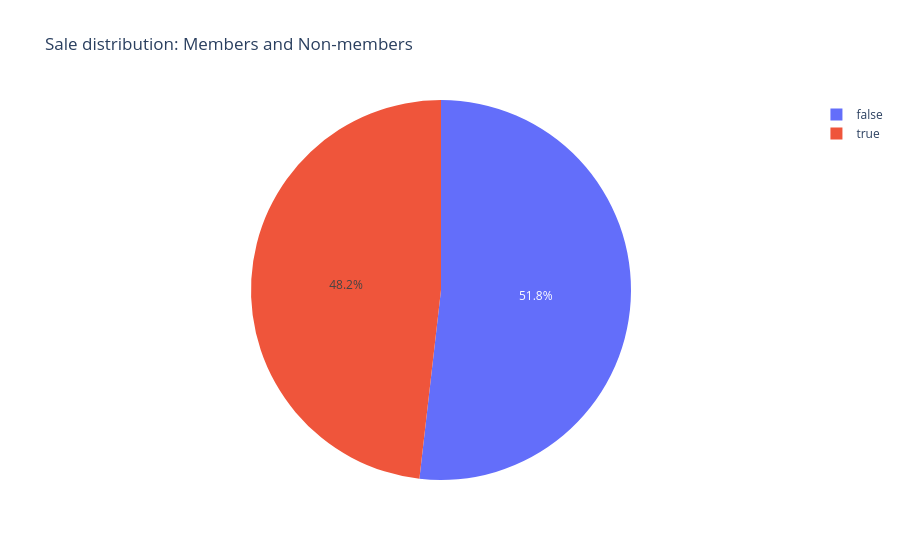

Notebook code cell kept with this figure:
### Code cell
member_sales = merge_df.groupby("is_member")['total_sales'].sum().reset_index()

fig = px.pie(
    member_sales,
    names='is_member',
    values='total_sales',
    title="Sale distribution: Members and Non-members"

)

fig.show()

### Figure 1 — Plotly figure (JSON) as saved in the notebook; plotly's stock layout.template omitted (floating-point values rounded to 4 significant figures)
{"data": [{"domain": {"x": [0, 1], "y": [0, 1]}, "hovertemplate": "is_member=%{label}<br>total_sales=%{value}<extra></extra>", "labels": [false, true], "legendgroup": "", "name": "", "showlegend": true, "type": "pie", "values": [3350.0, 3116.0]}], "layout": {"legend": {"tracegroupgap": 0}, "title": {"text": "Sale distribution: Members and Non-members"}}}
